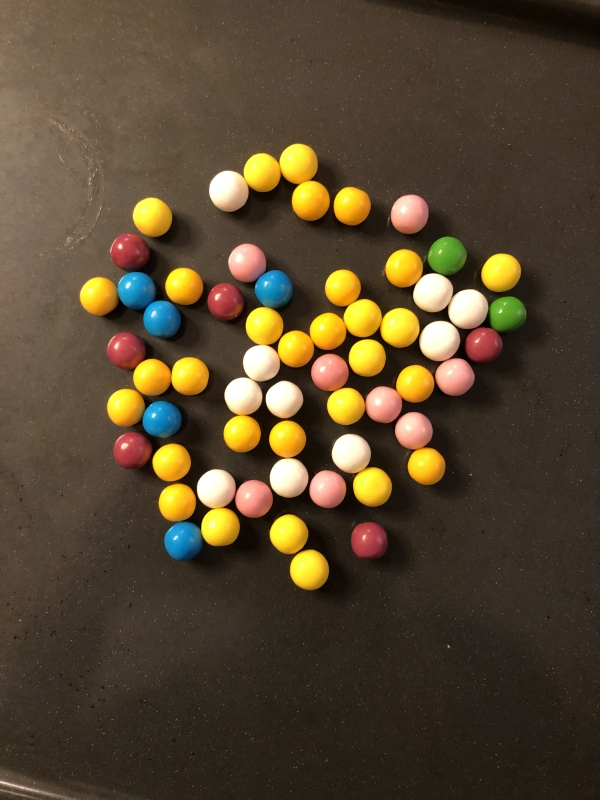
#> input picture images/chewing_gum_balls04.jpg, 600 x 800 px; its folder holds only this picture in this run
$ python GDV_assignment02_template.py   (older library calls are emulated)
#> lines starting #> are read from the running program, lines starting #| are printed output that depends on the picture; after the words box and inside, x2 and y2 are one past the last pixel; in counts of white or black regions, pixels touching at a corner belong together
'''
Assignement 02: Object counting
Group: 03
Names: Valeria Vogel, Maximilian Flack
Date: 15.11.2021
Sources: Code from GDV Tutorial 07, https://docs.opencv.org/3.4/d9/d61/tutorial_py_morphological_ops.html, https://colorpicker.me/#04b00c
'''

import cv2
import numpy as np
import glob # for loading all images from a directory

### Goal: Count the number of all colored balls in the images

# ground truth
num_yellow = 30
num_blue = 5
num_pink = 8
num_white = 10
num_green = 2
num_red = 6
gt_list = (num_red, num_green, num_blue, num_yellow, num_white, num_pink)

# define color ranges in HSV, note that OpenCV uses the following ranges H: 0-179, S: 0-255, V: 0-255

# red
hue_red = [5,174]
hue_range_red = 5
saturation_red = 200
saturation_range_red = 55
value_red = 155
value_range_red = 100
# two ranges for red, cause red balls are in ranges 0-10 and 169-179
bottom_lower_red = np.array([hue_red[0] - hue_range_red,saturation_red - saturation_range_red,value_red - value_range_red])
bottom_upper_red = np.array([hue_red[0] + hue_range_red,saturation_red + saturation_range_red,value_red + value_range_red])
top_lower_red = np.array([hue_red[1] - hue_range_red,saturation_red - saturation_range_red,value_red - value_range_red])
top_upper_red = np.array([hue_red[1] + hue_range_red,saturation_red + saturation_range_red,value_red + value_range_red])

# green
hue_green = 60
hue_range_green = 20
saturation_green = 155
saturation_range_green = 100
value_green = 155
value_range_green = 100
lower_green = np.array([hue_green - hue_range_green,saturation_green - saturation_range_green,value_green - value_range_green])
upper_green = np.array([hue_green + hue_range_green,saturation_green + saturation_range_green,value_green + value_range_green])

# blue
hue_blue = 100
hue_range_blue = 20
saturation_blue = 155
saturation_range_blue = 100
value_blue = 155
value_range_blue = 100
lower_blue = np.array([hue_blue - hue_range_blue,saturation_blue - saturation_range_blue,value_blue - value_range_blue])
upper_blue = np.array([hue_blue + hue_range_blue,saturation_blue + saturation_range_blue,value_blue + value_range_blue])

# yellow
hue_yellow = 20
hue_range_yellow = 15
saturation_yellow = 180
saturation_range_yellow = 75
value_yellow = 207
value_range_yellow = 48
lower_yellow = np.array([hue_yellow - hue_range_yellow,saturation_yellow - saturation_range_yellow,value_yellow - value_range_yellow])
upper_yellow = np.array([hue_yellow + hue_range_yellow,saturation_yellow + saturation_range_yellow,value_yellow + value_range_yellow])

# white
hue_white = 50
hue_range_white = 40
saturation_white = 95
saturation_range_white = 95
value_white = 205
value_range_white = 50
lower_white = np.array([hue_white - hue_range_white,saturation_white - saturation_range_white,value_white - value_range_white])
upper_white = np.array([hue_white + hue_range_white,saturation_white + saturation_range_white,value_white + value_range_white])

# pink
hue_pink = 10
hue_range_pink = 10
saturation_pink = 100
saturation_range_pink = 70
value_pink = 205
value_range_pink = 50
lower_pink = np.array([hue_pink - hue_range_pink,saturation_pink - saturation_range_pink,value_pink - value_range_pink])
upper_pink = np.array([hue_pink + hue_range_pink,saturation_pink + saturation_range_pink,value_pink + value_range_pink])


### morphological operations
# optional mapping of values with morphological shapes
def morph_shape(val):
    if val == 0:
        return cv2.MORPH_RECT
    elif val == 1:
        return cv2.MORPH_CROSS
    elif val == 2:
        return cv2.MORPH_ELLIPSE

# dilation with parameters
def dilation(img,size,shape,iterations):
    element = cv2.getStructuringElement(shape, (2 * size + 1, 2 * size + 1),
                                       (size, size))
    return cv2.dilate(img, element, iterations=iterations)

# erosion with parameters
def erosion(img,size,shape,iterations):
    element = cv2.getStructuringElement(shape, (2 * size + 1, 2 * size + 1),
                                       (size, size))
    return cv2.erode(img, element, iterations=iterations)

# opening
def opening(img,size,shape):
    element = cv2.getStructuringElement(shape, (2 * size + 1, 2 * size + 1),
                                       (size, size))
    return cv2.morphologyEx(img, cv2.MORPH_OPEN, element)

# closing
def closing(img,size,shape):
    element = cv2.getStructuringElement(shape, (2 * size + 1, 2 * size + 1),
                                       (size, size))
    return cv2.morphologyEx(img, cv2.MORPH_CLOSE, element)


# set color under test
num_colors = 6
color_names = ['red', 'green', 'blue', 'yellow', 'white','pink']

# set ranges for masks
color_ranges = [bottom_upper_red, bottom_lower_red, upper_green, lower_green, upper_blue, lower_blue, upper_yellow, lower_yellow, upper_white, lower_white, upper_pink, lower_pink]

# setting the parameters that work for all colors

# set individual (per color) parameters

# parameters for testing purposes
red_BGR = (0,0,255)
green_BGR = (0,255,0)
circle_size = 10
circle_thickness = 5
min_size = 10


num_test_images_succeeded = 0

for img_name in glob.glob('images/chewing_gum_balls*.jpg'):
    # load image
    print ('Searching for colored balls in image:',img_name)

    all_colors_correct = True

    for c in range(0,num_colors):

        img = cv2.imread(img_name,cv2.IMREAD_COLOR)
#> img is the input picture: shape (800, 600, 3); mean B, G, R 47.7, 70.4, 85.6
        height = img.shape[0]
        width = img.shape[1]


        # TODO: Insert your algorithm here

        lower = color_ranges[(c*2)+1]
        upper = color_ranges[(c*2)]

        # convert to hsv
        hsv = cv2.cvtColor(img, cv2.COLOR_BGR2HSV)
#> hsv: shape (800, 600, 3); mean H, S, V 18.3, 110.8, 87.4
        # create a mask
        if (color_names[c] == 'red'):
            mask_bottom_red = cv2.inRange(hsv, bottom_lower_red, bottom_upper_red)
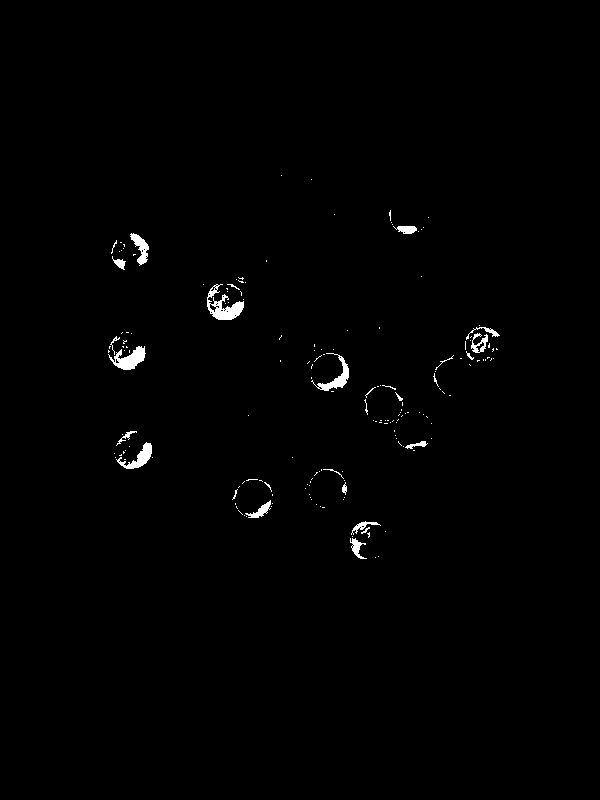
#> mask_bottom_red: shape (800, 600); 0.79% white; 178 white regions (153 under 20 px), largest, box (x1, y1, x2, y2) and area: (207, 284, 244, 320) 570, (108, 346, 146, 370) 460, (311, 353, 349, 391) 367
            mask_top_red = cv2.inRange(hsv, top_lower_red, top_upper_red)
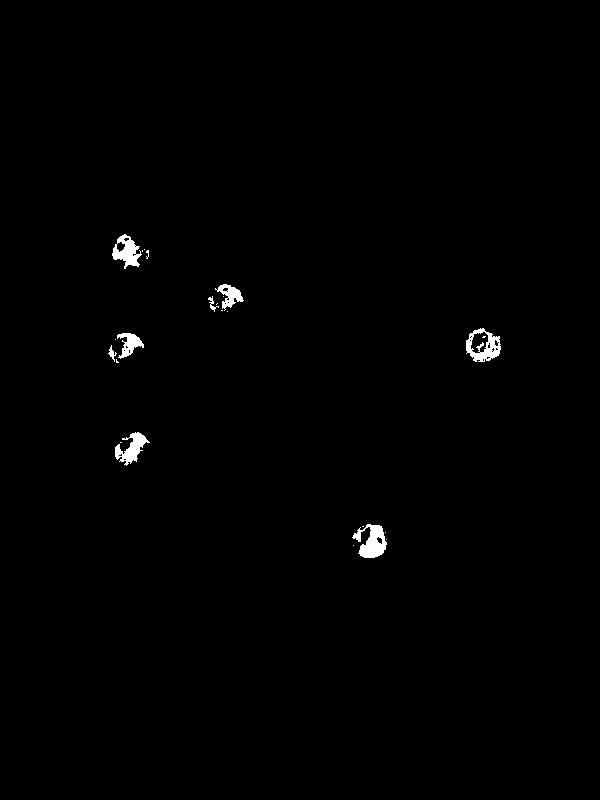
#> mask_top_red: shape (800, 600); 0.66% white; 23 white regions (15 under 20 px), largest, box (x1, y1, x2, y2) and area: (352, 524, 387, 558) 681, (466, 328, 501, 362) 603, (112, 234, 142, 269) 536

            mask = cv2.add(mask_bottom_red, mask_top_red)
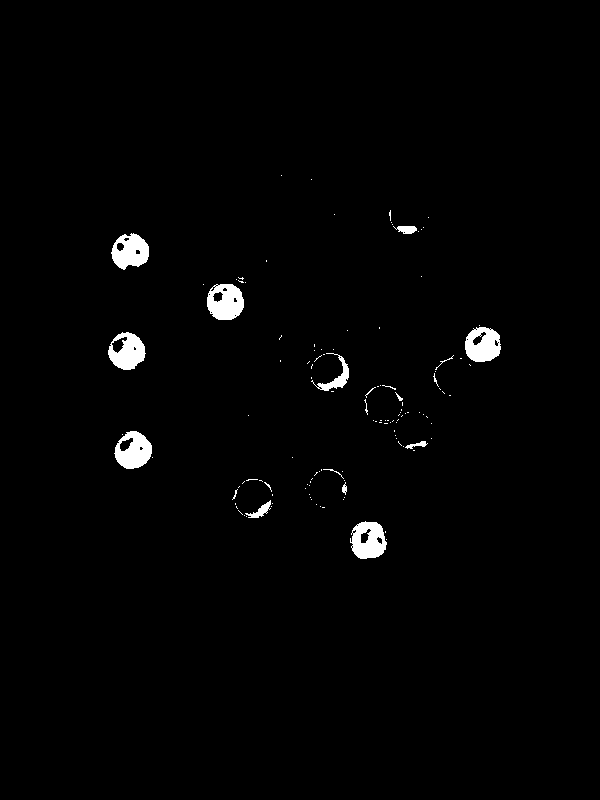
#> mask: shape (800, 600); 1.5% white; 125 white regions (109 under 20 px), largest, box (x1, y1, x2, y2) and area: (207, 284, 244, 320) 1004, (350, 521, 387, 559) 983, (114, 431, 152, 469) 968

            kernel_size = 4
            kernel_shape = morph_shape(2)
            mask = opening(mask,kernel_size, kernel_shape)
#> in opening, `return cv2.morphologyEx(img, cv2.MORPH_OPEN, element)`:
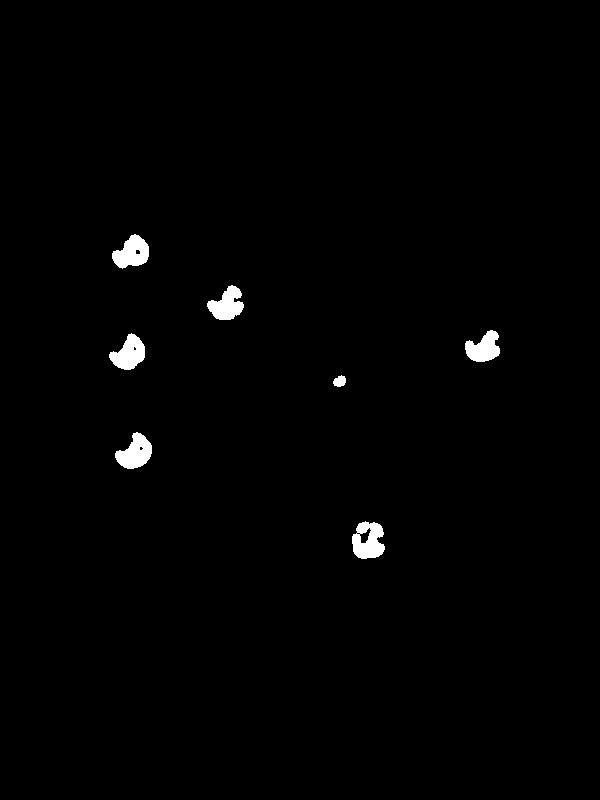
#> returned value: shape (800, 600); 1% white; 7 white regions, largest, box (x1, y1, x2, y2) and area: (352, 521, 385, 559) 884, (115, 432, 152, 469) 837, (112, 234, 149, 269) 823
            mask = closing(mask,kernel_size, kernel_shape)
            mask = erosion(mask,kernel_size, kernel_shape, 2)
#> in erosion, `return cv2.erode(img, element, iterations=iterations)`:
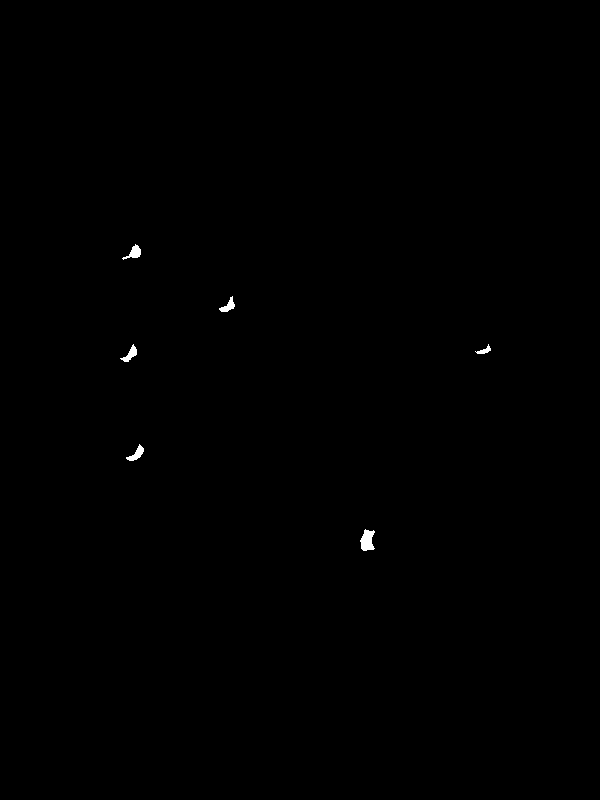
#> returned value: shape (800, 600); 0.16% white; 6 white regions, box (x1, y1, x2, y2) and area: (360, 529, 375, 551) 229, (122, 244, 141, 260) 132, (126, 444, 144, 461) 128, (120, 344, 137, 362) 122, (219, 296, 235, 312) 113, (475, 344, 491, 354) 65
            mask = dilation(mask,kernel_size, kernel_shape, 3)
#> in dilation, `return cv2.dilate(img, element, iterations=iterations)`:
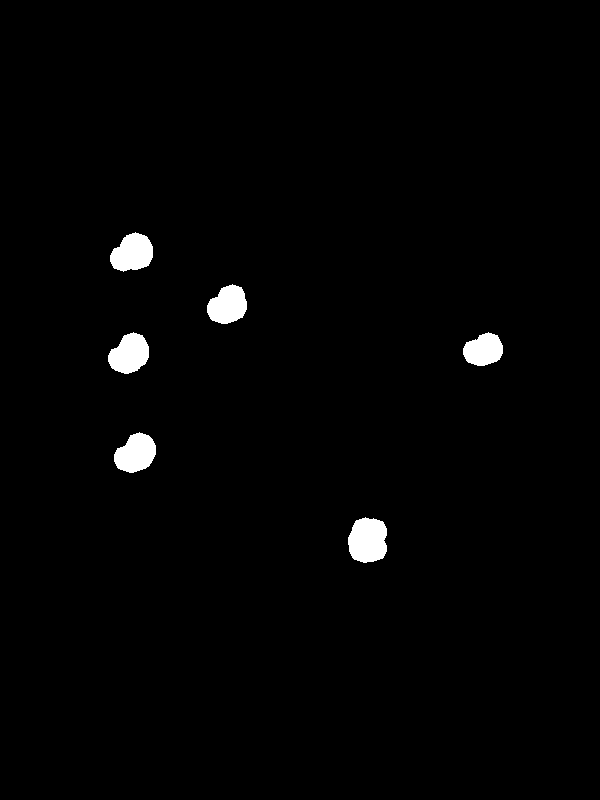
#> returned value: shape (800, 600); 1.5% white; 6 white regions, box (x1, y1, x2, y2) and area: (348, 517, 387, 563) 1456, (110, 232, 153, 272) 1236, (114, 432, 156, 473) 1214, (108, 332, 149, 374) 1211, (207, 284, 247, 324) 1163, (463, 332, 503, 366) 998

        elif (color_names[c] == 'yellow'):
            mask = cv2.inRange(hsv, lower, upper)
            kernel_size = 2
            kernel_shape = morph_shape(2)
            mask = opening(mask,kernel_size, kernel_shape)
            mask = closing(mask,kernel_size, kernel_shape)
            mask = erosion(mask,kernel_size, kernel_shape, 6)
            mask = dilation(mask,kernel_size, kernel_shape, 3)

        else:
            mask = cv2.inRange(hsv, lower, upper)

            kernel_size = 3
            kernel_shape = morph_shape(2)
            mask = opening(mask,kernel_size, kernel_shape)
            mask = closing(mask,kernel_size, kernel_shape)

            if (color_names[c] == 'green'):
                mask = erosion(mask,kernel_size, kernel_shape, 3)
                mask = dilation(mask,kernel_size, kernel_shape, 2)
            elif (color_names[c] == 'blue'):
                mask = erosion(mask,kernel_size, kernel_shape, 4)
                mask = dilation(mask,kernel_size, kernel_shape, 3)
            elif (color_names[c] == 'white'):
                mask = erosion(mask,kernel_size, kernel_shape, 4)
                mask = dilation(mask,kernel_size, kernel_shape, 2)
            elif (color_names[c] == 'pink'):
                mask = erosion(mask,kernel_size, kernel_shape, 5)
                mask = dilation(mask,kernel_size, kernel_shape, 4)

        cv2.imshow("Maske",mask)

        cv2.waitKey(0)

        # find connected components
        connectivity = 4
        roundness = 1
        (num_labels, labels, stats, centroids) = cv2.connectedComponentsWithStats(mask,connectivity,cv2.CV_32S)
#> labels: shape (800, 600) int32; 7 distinct labels, from 0 to 6
#> num_labels = 7; stats = [[0, 0, 600, 800, 472722], [110, 232, 43, 40, 1236], [207, 284, 40, 40, 1163], [108, 332, 41, 42, 1211], [463, 332, 40, 34, 998], [114, 432, 42, 41, 1214], [348, 517, 39, 46, 1456]]; centroids = [[300.4, 399.8], [132.1, 252.7], [227.4, 304.8], [129.1, 353.6], [483.2, 349.6], [135.4, 453.1], [367.5, 540]]
        num_rejected = 1


        for i in range(1,num_labels):
            # check size and roundness as plausibility
            x = stats[i, cv2.CC_STAT_LEFT]
            y = stats[i, cv2.CC_STAT_TOP]
            w = stats[i, cv2.CC_STAT_WIDTH]
            h = stats[i, cv2.CC_STAT_HEIGHT]
            if w < min_size or h < min_size:
                num_rejected += 1
                continue # found component is too small to be correct
            if w > h:
                roundness = 1.0 / (w/h)
            elif h > w:
                roundness = 1.0 / (h/w)
            if (roundness < .8):
                num_rejected += 1
                continue # ratio of width and height is not suitable

            center = centroids[i]
            center = np.round(center)
            center = center.astype(int)

            cv2.circle(img,center,circle_size,red_BGR,circle_thickness)

            cv2.rectangle(img, (x, y), (x + w, y + h), green_BGR, 3)
#> this loop made 6 passes
#> (x, y, w, h, roundness, center) on passes 1, 3, 4, 5, 6: (110, 232, 43, 40, 0.93, [132, 253]), (108, 332, 41, 42, 0.976, [129, 354]), (463, 332, 40, 34, 0.85, [483, 350]), (114, 432, 42, 41, 0.976, [135, 453]), (348, 517, 39, 46, 0.848, [368, 540])
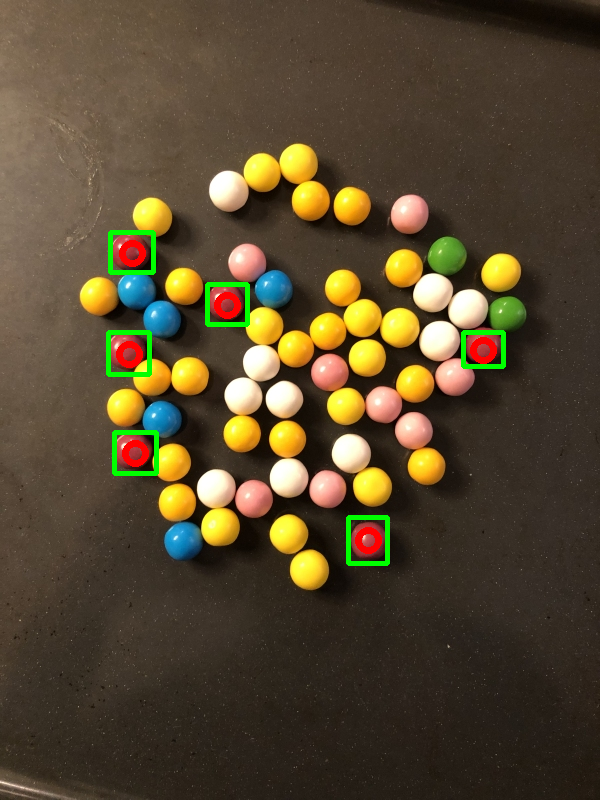
#> img: shape (800, 600, 3); 1.53% of pixels changed, all inside (x1, y1, x2, y2) = (106, 230, 506, 566)
#> after the loop, num_rejected = 1


        num_final_labels = num_labels-num_rejected
#> num_final_labels = 6

        success = (num_final_labels == int(gt_list[c]))
#> success = True

        if success:
            print('We have found all', str(num_final_labels),'/',str(gt_list[c]), color_names[c],'chewing gum balls. Yeah!')
#| We have found all 6 / 6 red chewing gum balls. Yeah!
            foo = 0
        elif (num_final_labels > int(gt_list[c])):
            print('We have found too many (', str(num_final_labels),'/',str(gt_list[c]),') candidates for', color_names[c],'chewing gum balls. Damn!')
            all_colors_correct = False
        else:
            print('We have not found enough (', str(num_final_labels),'/',str(gt_list[c]),') candidates for', color_names[c],'chewing gum balls. Damn!')
            all_colors_correct = False

        # debug output of the test images
        if ((img_name == 'images\chewing_gum_balls04.jpg')
            or (img_name == 'images\chewing_gum_balls08.jpg')
            or (img_name == 'images\chewing_gum_balls12.jpg')):
            # show the original image with drawings in one window
            cv2.imshow('Original image', img)
            # show other images?

            cv2.waitKey(0)
            cv2.destroyAllWindows()

    if all_colors_correct:
        num_test_images_succeeded += 1
#> num_test_images_succeeded = 1
        print ('Yeah, all colored objects have been found correctly in ',img_name)

print ('Test result:', str(num_test_images_succeeded),'test images succeeded.')
#| Test result: 1 test images succeeded.
